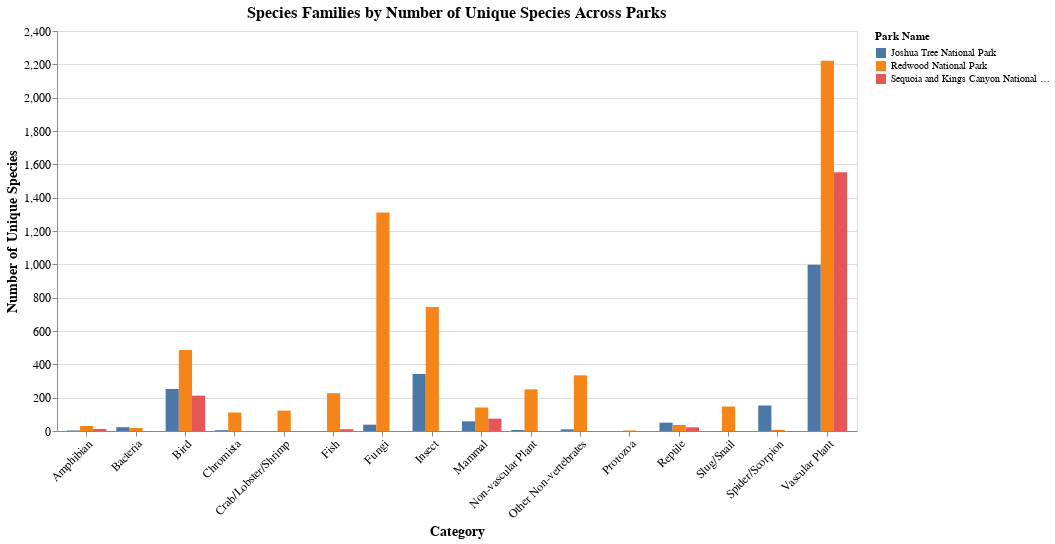

Source (notebook cell):
### Code cell
species_distribution_by_park = df_combined.groupby(['Category', 'Park Name'])['Scientific Name'].nunique().reset_index()

# Rename columns for clarity
species_distribution_by_park.columns = ['Category', 'Park Name', 'Species Count']

# Create the grouped bar chart using Altair
species_distribution_chart = alt.Chart(species_distribution_by_park).mark_bar().encode(
    x=alt.X('Category:N', title='Category', axis=alt.Axis(labelAngle=-45), sort=None),  # Categories on the x-axis
    y=alt.Y('Species Count:Q', title='Number of Unique Species'),  # Species count on the y-axis
    color=alt.Color('Park Name:N', title='Park Name'),  # Color by Park Name
    tooltip=['Category', 'Park Name', 'Species Count'],  # Tooltip with additional information
    xOffset='Park Name:N'  # Group the bars by Park Name within each category
).properties(
    width=800,
    height=400,
    title='Species Families by Number of Unique Species Across Parks'
).configure_axis(
    labelFontSize=12,
    titleFontSize=14
).configure_title(
    fontSize=16
)

# Show the chart
species_distribution_chart

### Figure 1 — Vega-Lite specification as saved in the notebook (floating-point values rounded to 4 significant figures)
{"config": {"view": {"continuousWidth": 300, "continuousHeight": 300}, "axis": {"labelFontSize": 12, "titleFontSize": 14}, "title": {"fontSize": 16}}, "data": {"name": "data-4bacdfea965dfbc33d63d745b18860db"}, "mark": {"type": "bar"}, "encoding": {"color": {"field": "Park Name", "title": "Park Name", "type": "nominal"}, "tooltip": [{"field": "Category", "type": "nominal"}, {"field": "Park Name", "type": "nominal"}, {"field": "Species Count", "type": "quantitative"}], "x": {"axis": {"labelAngle": -45}, "field": "Category", "sort": null, "title": "Category", "type": "nominal"}, "xOffset": {"field": "Park Name", "type": "nominal"}, "y": {"field": "Species Count", "title": "Number of Unique Species", "type": "quantitative"}}, "height": 400, "title": "Species Families by Number of Unique Species Across Parks", "width": 800, "$schema": "https://vega.github.io/schema/vega-lite/v5.20.1.json", "datasets": {"data-4bacdfea965dfbc33d63d745b18860db": [{"Category": "Amphibian", "Park Name": "Joshua Tree National Park", "Species Count": 3}, {"Category": "Amphibian", "Park Name": "Redwood National Park", "Species Count": 30}, {"Category": "Amphibian", "Park Name": "Sequoia and Kings Canyon National Parks", "Species Count": 12}, {"Category": "Bacteria", "Park Name": "Joshua Tree National Park", "Species Count": 23}, {"Category": "Bacteria", "Park Name": "Redwood National Park", "Species Count": 18}, {"Category": "Bird", "Park Name": "Joshua Tree National Park", "Species Count": 252}, {"Category": "Bird", "Park Name": "Redwood National Park", "Species Count": 486}, {"Category": "Bird", "Park Name": "Sequoia and Kings Canyon National Parks", "Species Count": 212}, {"Category": "Chromista", "Park Name": "Joshua Tree National Park", "Species Count": 5}, {"Category": "Chromista", "Park Name": "Redwood National Park", "Species Count": 111}, {"Category": "Crab/Lobster/Shrimp", "Park Name": "Redwood National Park", "Species Count": 122}, {"Category": "Fish", "Park Name": "Redwood National Park", "Species Count": 227}, {"Category": "Fish", "Park Name": "Sequoia and Kings Canyon National Parks", "Species Count": 11}, {"Category": "Fungi", "Park Name": "Joshua Tree National Park", "Species Count": 38}, {"Category": "Fungi", "Park Name": "Redwood National Park", "Species Count": 1311}, {"Category": "Insect", "Park Name": "Joshua Tree National Park", "Species Count": 342}, {"Category": "Insect", "Park Name": "Redwood National Park", "Species Count": 744}, {"Category": "Mammal", "Park Name": "Joshua Tree National Park", "Species Count": 58}, {"Category": "Mammal", "Park Name": "Redwood National Park", "Species Count": 141}, {"Category": "Mammal", "Park Name": "Sequoia and Kings Canyon National Parks", "Species Count": 74}, {"Category": "Non-vascular Plant", "Park Name": "Joshua Tree National Park", "Species Count": 6}, {"Category": "Non-vascular Plant", "Park Name": "Redwood National Park", "Species Count": 250}, {"Category": "Other Non-vertebrates", "Park Name": "Joshua Tree National Park", "Species Count": 10}, {"Category": "Other Non-vertebrates", "Park Name": "Redwood National Park", "Species Count": 334}, {"Category": "Protozoa", "Park Name": "Redwood National Park", "Species Count": 3}, {"Category": "Reptile", "Park Name": "Joshua Tree National Park", "Species Count": 50}, {"Category": "Reptile", "Park Name": "Redwood National Park", "Species Count": 36}, {"Category": "Reptile", "Park Name": "Sequoia and Kings Canyon National Parks", "Species Count": 22}, {"Category": "Slug/Snail", "Park Name": "Redwood National Park", "Species Count": 147}, {"Category": "Spider/Scorpion", "Park Name": "Joshua Tree National Park", "Species Count": 153}, {"Category": "Spider/Scorpion", "Park Name": "Redwood National Park", "Species Count": 7}, {"Category": "Vascular Plant", "Park Name": "Joshua Tree National Park", "Species Count": 998}, {"Category": "Vascular Plant", "Park Name": "Redwood National Park", "Species Count": 2221}, {"Category": "Vascular Plant", "Park Name": "Sequoia and Kings Canyon National Parks", "Species Count": 1552}]}}
